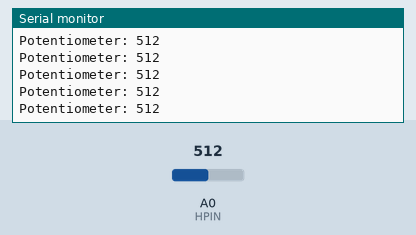
A sketch run on a simulated Arduino Leonardo, built with avr-gcc and run on an emulated ATmega32U4. Parts: the last lines printed to the serial monitor. The inputs (shaded band) are chosen by the test bench; at power-on: A0 (HPIN) = 512. USB keyboard and mouse output is not drawn.

Above: at 1.2 s.
1.3 s: A0 (HPIN) set to 716
At 1.9 s:
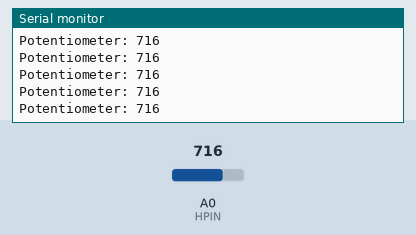
2.8 s: A0 (HPIN) set to 900
At 3.3 s:
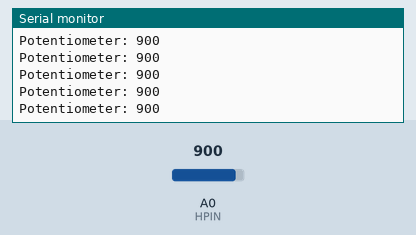
Timing chart, 0 to 5.8 s (numbered marks = the images above; inputs shaded):
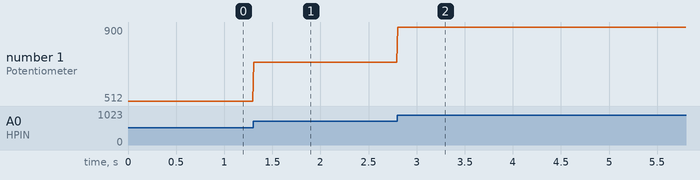

The sketch:

hand_break_sim.ino
```cpp
//This script is written to control the handbrake, and to then send the input to the PC

//Define our Handbrake Pin
#define HPIN A0

// Initialize PC input objects
#include <Joystick.h>

//Create Joystick object
Joystick_ Joystick(0x03,JOYSTICK_TYPE_JOYSTICK,1,0);

void setup() {
  pinMode(HPIN, INPUT);
  Serial.begin(9600);

  //Initialize Joystick Library
  Joystick.begin(false);
  Joystick.setRxAxisRange(0,255); // Rx - axis will be our Handbrake
}

void loop() {
  // HANDBRAKE
  int hval2 = analogRead(HPIN);
  Serial.print("Potentiometer: ");
  Serial.println(hval2);
  int hmax = 970;
  int hmin = 0;
  int hval3 = abs(hval2-hmax);
  double hval4 = (double(hval3)/(hmax-hmin));
  int hval5 = int(hval4*255);
   if (hval5>255) {
    hval5=255;
  }
  else if (hval5<6){
    hval5=0;
  }

  Joystick.setRxAxis(hval5);
  Joystick.sendState();
  delay(10);
}
```

Measured:
- after the input at 1.3 s, the serial monitor: prints a new line at once (image 1)
- after the input at 2.8 s, the serial monitor: prints a new line at once (image 2)
- plotted number 1: 512 → 716 after the input at 1.3 s, 716 → 900 after the input at 2.8 s
